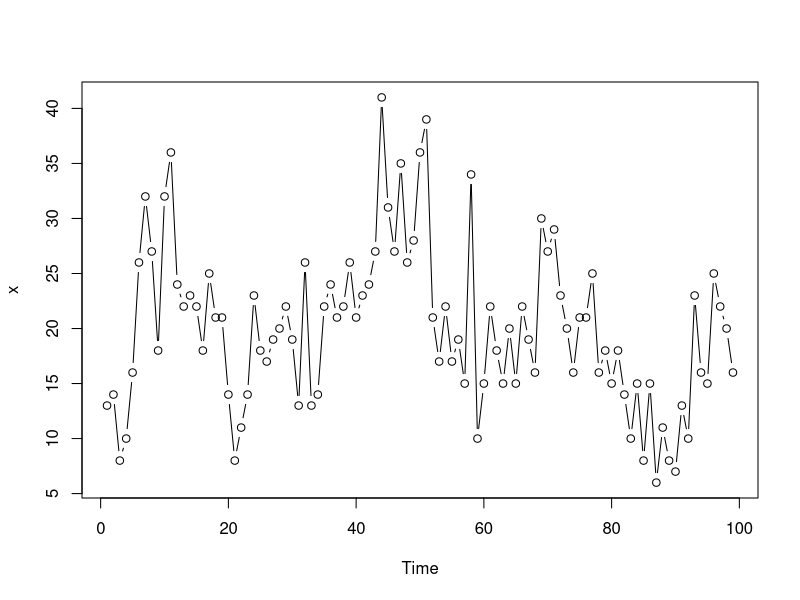

The R source for this figure: (Note: this script raises an error after producing the figure.)
## ---- chunk 1
knitr::opts_chunk$set(echo = TRUE, warning = FALSE, message = FALSE)
## ---- chunk 2

list.of.packages <- c("astsa", "tidyverse", "here")
new.packages <- list.of.packages[!(list.of.packages %in% installed.packages()[,"Package"])]
if(length(new.packages)) install.packages(new.packages)
#loads:
lapply(list.of.packages, require, character.only = TRUE)

#package conflicts:
filter = stats::filter
lag = stats::lag

#use these for dplyr
Lag <- dplyr::lag     
Filter <- dplyr::filter 
## ---- chunk 3

x = scan("quakes.dat")

# tell R that x is a time series
x = ts(x)                  

plot(x, type="b")        

# to begin to determine whether an AR(1) might work, plot values against lag 1 values
lag1.plot(x,1)  
# there is a moderately strong positive linear association so an AR(1) model might be a useful model

#sample ACF of the series:
(sample_acf<-acf(x, xlim = c(1,19)))      # plots the ACF of x for lags 1 to 19
# 
# The sample autocorrelations taper, although not as fast as they should for an AR(1)
# Theoretically the lag 2 autocorrelation for an AR(1) = squared value of lag 1 autocorrelation
# Here, the observed lag 2 autocorrelation = .418884, greater than the squared value of the first lag autocorrelation (.5417332= 0.293). 
# However, we'll see an AR(1) model for the data looks ok. The sample ACF will rarely fit a perfect theoretical pattern.


xlag1 = stats::lag(x,-1)           # creates a lag 1 of x variable
y = cbind(x,xlag1)                 # bind variable with lags
ar1fit = lm(y[,1]~y[,2])           # does regression, stores results object named ar1fit
summary(ar1fit)                    # regression results
# interp:
# lag1 slope coefficient is significantly different from 0, indicating a helpful predictor
# R-squared of 29.7% is weak, so model won't yield great predictions

plot(ar1fit$fit,ar1fit$residuals)    # plot of residuals versus fits - fine

# ACF of model residuals of AR(1) model:
acf(ar1fit$residuals, xlim=c(1,18))  # ACF of the residuals for lags 1 to 18 - fine
